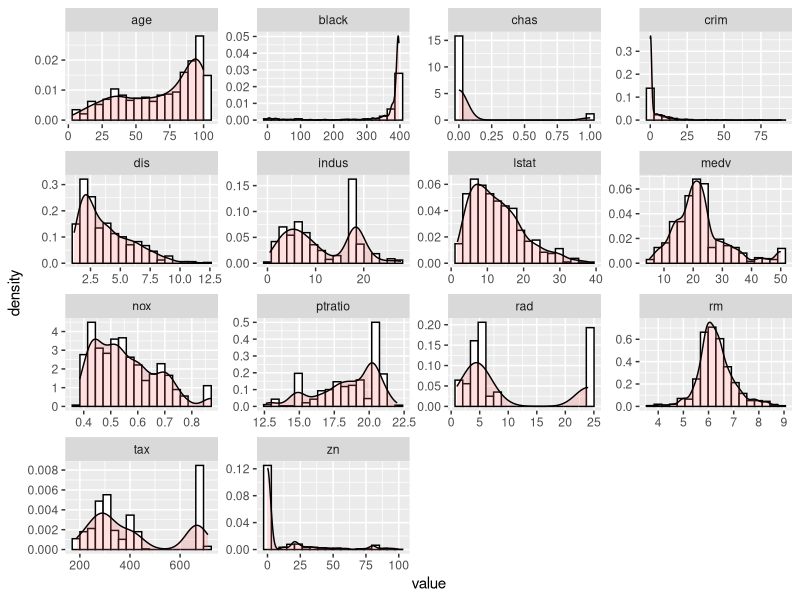
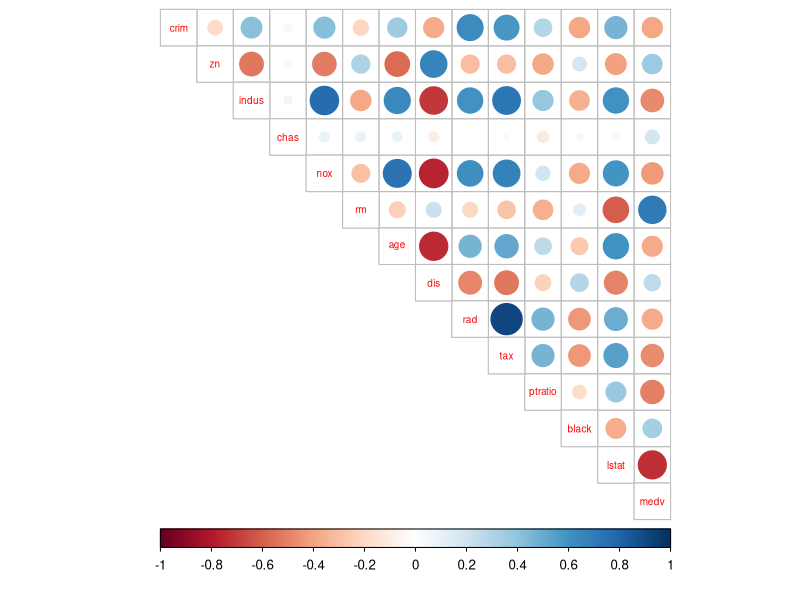

These figures' R source, in order:
## ---- chunk 1

library(MASS)

# load the data
data("Boston")
str(Boston)

## ---- chunk 2
# access the following packages
library(tidyr); library(dplyr); library(ggplot2); library(GGally); library(corrplot)

summary(Boston)

## ---- chunk 3

# A bar plot of each variable
gather(Boston) %>% ggplot(aes(value)) + facet_wrap("key", scales = "free") + 
  geom_histogram(aes(y = ..density..), 
                   colour="black", fill="white", bins = 18,) +
  geom_density(alpha = 0.2, fill = "#FF6666")

## ---- chunk 4

# calculate the correlation matrix and round it
cor_matrix<-cor(Boston) %>% round(digits = 2)

# visualize the correlation matrix
corrplot(cor_matrix, method="circle", type="upper", cl.pos="b", tl.pos="d", tl.cex = 0.6)

## ---- chunk 5

## ---- chunk 6

## ---- chunk 7

## ---- chunk 8

